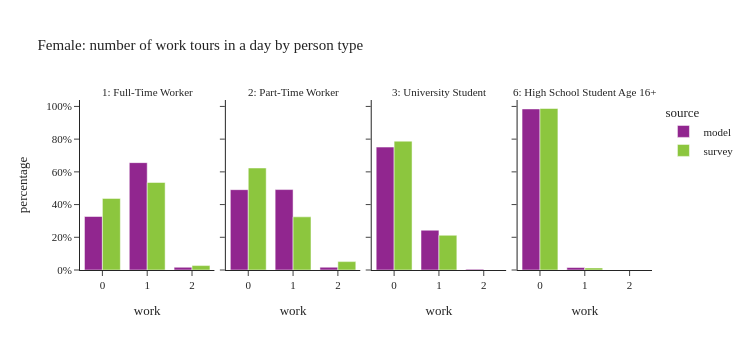

Notebook code for this chart:
### Code cell
plot_work_tour_ptype(per_data[(per_data['ptype'].isin(worker_ptype)) & (per_data['sex']==2)],"Female: number of work tours in a day by person type")

### Figure 1 — Plotly figure (JSON) as saved in the notebook; plotly's stock layout.template omitted (floating-point values rounded to 4 significant figures)
{"data": [{"alignmentgroup": "True", "customdata": [[244888], [491546], [12486]], "hovertemplate": "source=model<br>ptype_label=1: Full-Time Worker<br>work=%{x}<br>percentage=%{y}<br>sample_size=%{customdata[0]}<extra></extra>", "legendgroup": "model", "marker": {"color": "#91268F", "pattern": {"shape": ""}}, "name": "model", "offsetgroup": "model", "orientation": "v", "showlegend": true, "textposition": "auto", "type": "bar", "x": [0.0, 1.0, 2.0], "xaxis": "x", "y": [0.327, 0.6563, 0.01667], "yaxis": "y"}, {"alignmentgroup": "True", "customdata": [[109800], [109921], [3819]], "hovertemplate": "source=model<br>ptype_label=2: Part-Time Worker<br>work=%{x}<br>percentage=%{y}<br>sample_size=%{customdata[0]}<extra></extra>", "legendgroup": "model", "marker": {"color": "#91268F", "pattern": {"shape": ""}}, "name": "model", "offsetgroup": "model", "orientation": "v", "showlegend": false, "textposition": "auto", "type": "bar", "x": [0.0, 1.0, 2.0], "xaxis": "x2", "y": [0.4912, 0.4917, 0.01708], "yaxis": "y2"}, {"alignmentgroup": "True", "customdata": [[68442], [22154], [482]], "hovertemplate": "source=model<br>ptype_label=3: University Student<br>work=%{x}<br>percentage=%{y}<br>sample_size=%{customdata[0]}<extra></extra>", "legendgroup": "model", "marker": {"color": "#91268F", "pattern": {"shape": ""}}, "name": "model", "offsetgroup": "model", "orientation": "v", "showlegend": false, "textposition": "auto", "type": "bar", "x": [0.0, 1.0, 2.0], "xaxis": "x3", "y": [0.7515, 0.2432, 0.005292], "yaxis": "y3"}, {"alignmentgroup": "True", "customdata": [[58457], [909]], "hovertemplate": "source=model<br>ptype_label=6: High School Student Age 16+<br>work=%{x}<br>percentage=%{y}<br>sample_size=%{customdata[0]}<extra></extra>", "legendgroup": "model", "marker": {"color": "#91268F", "pattern": {"shape": ""}}, "name": "model", "offsetgroup": "model", "orientation": "v", "showlegend": false, "textposition": "auto", "type": "bar", "x": [0.0, 1.0], "xaxis": "x4", "y": [0.9847, 0.01531], "yaxis": "y4"}, {"alignmentgroup": "True", "customdata": [[684], [606], [16]], "hovertemplate": "source=survey<br>ptype_label=1: Full-Time Worker<br>work=%{x}<br>percentage=%{y}<br>sample_size=%{customdata[0]}<extra></extra>", "legendgroup": "survey", "marker": {"color": "#8CC63E", "pattern": {"shape": ""}}, "name": "survey", "offsetgroup": "survey", "orientation": "v", "showlegend": true, "textposition": "auto", "type": "bar", "x": [0.0, 1.0, 2.0], "xaxis": "x", "y": [0.4378, 0.5352, 0.02699], "yaxis": "y"}, {"alignmentgroup": "True", "customdata": [[325], [143], [10]], "hovertemplate": "source=survey<br>ptype_label=2: Part-Time Worker<br>work=%{x}<br>percentage=%{y}<br>sample_size=%{customdata[0]}<extra></extra>", "legendgroup": "survey", "marker": {"color": "#8CC63E", "pattern": {"shape": ""}}, "name": "survey", "offsetgroup": "survey", "orientation": "v", "showlegend": false, "textposition": "auto", "type": "bar", "x": [0.0, 1.0, 2.0], "xaxis": "x2", "y": [0.6237, 0.325, 0.05132], "yaxis": "y2"}, {"alignmentgroup": "True", "customdata": [[100], [32]], "hovertemplate": "source=survey<br>ptype_label=3: University Student<br>work=%{x}<br>percentage=%{y}<br>sample_size=%{customdata[0]}<extra></extra>", "legendgroup": "survey", "marker": {"color": "#8CC63E", "pattern": {"shape": ""}}, "name": "survey", "offsetgroup": "survey", "orientation": "v", "showlegend": false, "textposition": "auto", "type": "bar", "x": [0.0, 1.0], "xaxis": "x3", "y": [0.7877, 0.2123], "yaxis": "y3"}, {"alignmentgroup": "True", "customdata": [[39], [2]], "hovertemplate": "source=survey<br>ptype_label=6: High School Student Age 16+<br>work=%{x}<br>percentage=%{y}<br>sample_size=%{customdata[0]}<extra></extra>", "legendgroup": "survey", "marker": {"color": "#8CC63E", "pattern": {"shape": ""}}, "name": "survey", "offsetgroup": "survey", "orientation": "v", "showlegend": false, "textposition": "auto", "type": "bar", "x": [0.0, 1.0], "xaxis": "x4", "y": [0.9873, 0.01267], "yaxis": "y4"}], "layout": {"annotations": [{"font": {}, "showarrow": false, "text": "1: Full-Time Worker", "x": 0.1175, "xanchor": "center", "xref": "paper", "y": 1.0, "yanchor": "bottom", "yref": "paper"}, {"font": {}, "showarrow": false, "text": "2: Part-Time Worker", "x": 0.3725, "xanchor": "center", "xref": "paper", "y": 1.0, "yanchor": "bottom", "yref": "paper"}, {"font": {}, "showarrow": false, "text": "3: University Student", "x": 0.6275, "xanchor": "center", "xref": "paper", "y": 1.0, "yanchor": "bottom", "yref": "paper"}, {"font": {}, "showarrow": false, "text": "6: High School Student Age 16+", "x": 0.8825, "xanchor": "center", "xref": "paper", "y": 1.0, "yanchor": "bottom", "yref": "paper"}], "barmode": "group", "height": 350, "legend": {"title": {"text": "source"}, "tracegroupgap": 0}, "title": {"text": "Female: number of work tours in a day by person type"}, "width": 750, "xaxis": {"anchor": "y", "domain": [0.0, 0.235], "title": {"text": "work"}}, "xaxis2": {"anchor": "y2", "domain": [0.255, 0.49], "matches": "x", "title": {"text": "work"}}, "xaxis3": {"anchor": "y3", "domain": [0.51, 0.745], "matches": "x", "title": {"text": "work"}}, "xaxis4": {"anchor": "y4", "domain": [0.765, 1.0], "matches": "x", "title": {"text": "work"}}, "yaxis": {"anchor": "x", "domain": [0.0, 1.0], "tickformat": ".0%", "title": {"text": "percentage"}}, "yaxis2": {"anchor": "x2", "domain": [0.0, 1.0], "matches": "y", "showticklabels": false, "tickformat": ".0%"}, "yaxis3": {"anchor": "x3", "domain": [0.0, 1.0], "matches": "y", "showticklabels": false}, "yaxis4": {"anchor": "x4", "domain": [0.0, 1.0], "matches": "y", "showticklabels": false}}}
